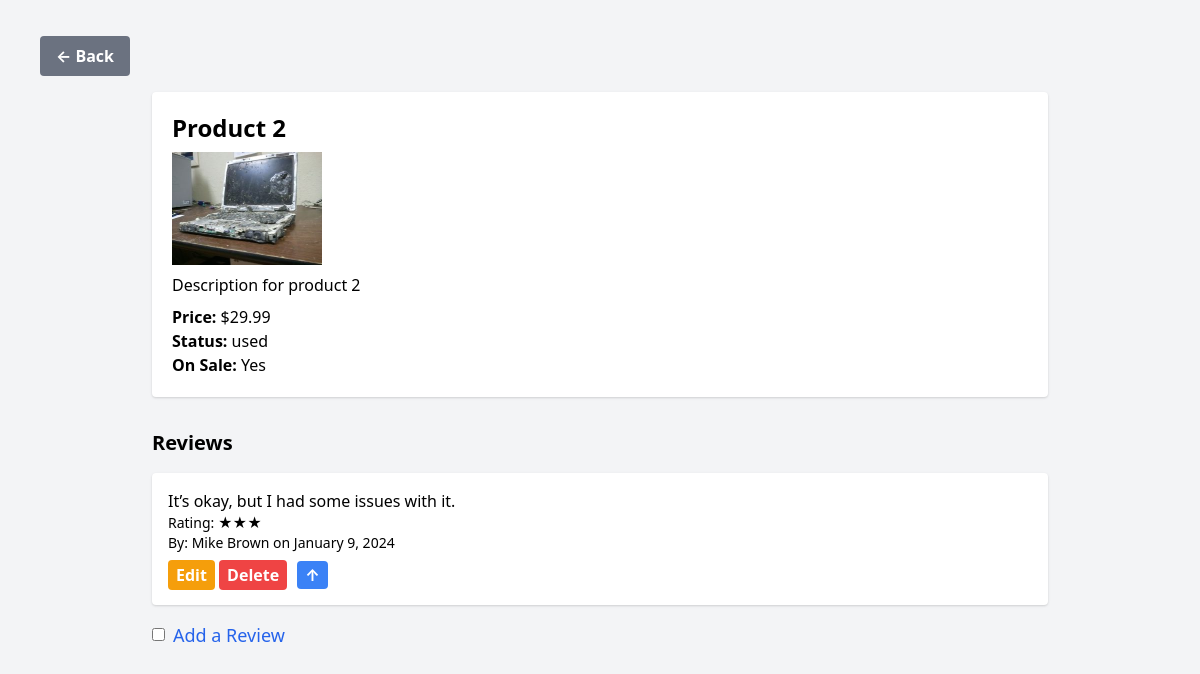
Page /src/public/product.php?id=2 on the committed database.
### tables this page shows
CREATE TABLE IF NOT EXISTS products (
  id INT AUTO_INCREMENT PRIMARY KEY,
  title VARCHAR(255) NOT NULL,
  description TEXT,
  price DECIMAL(10, 2) NOT NULL,
  photo VARCHAR(255),
  status VARCHAR(50),
  on_sale BOOLEAN DEFAULT FALSE
);

CREATE TABLE reviews (
    id INT AUTO_INCREMENT PRIMARY KEY,
    product_id INT,
    rating TINYINT NOT NULL,
    first_name VARCHAR(255) NOT NULL,
    last_name VARCHAR(255) NOT NULL,
    comment TEXT,
    date TIMESTAMP DEFAULT CURRENT_TIMESTAMP,
    FOREIGN KEY (product_id) REFERENCES products(id)
);

### src/public/product.php (called while the page is built, shortened)
<?php
require dirname(__DIR__) . DIRECTORY_SEPARATOR . 'app' . DIRECTORY_SEPARATOR . 'App.php';
$productID = $_GET['id'] ?? null;
$product = getProductDetailsPDO($productID);
$reviews = getReviewsForProduct($productID);
require dirname(__DIR__) . '/views/product.php';

### src/app/App.php (called while the page is built, shortened)
<?php
function getConnectionPDO(): PDO {
    $dsn = "mysql:host=" . DB_HOST . ";dbname=" . DB_NAME;
    $options = [PDO::ATTR_DEFAULT_FETCH_MODE => PDO::FETCH_ASSOC];
    return new PDO($dsn, DB_USER, DB_PASS, $options);
}
function getProductDetailsPDO($productID): ?array {
    $pdo = getConnectionPDO();
    $stmt = $pdo->prepare("SELECT * FROM products WHERE id = :id");
    $stmt->bindValue(':id', $productID, PDO::PARAM_INT);
    $stmt->execute();
    return $stmt->fetch(PDO::FETCH_ASSOC) ?: null;
}
function getReviewsForProduct($productID): array {
    $pdo = getConnectionPDO();
    $stmt = $pdo->prepare("SELECT * FROM reviews WHERE product_id = :product_id ORDER BY date DESC");
    $stmt->bindValue(':product_id', $productID, PDO::PARAM_INT);
    $stmt->execute();
    return $stmt->fetchAll();
}

### src/views/product.php (the view, shortened to what this page needs)
<!doctype html>
<html lang="en">
<head>
    <link rel="stylesheet" href="/assets/dist/main.css" />
    <link href="https://cdn.jsdelivr.net/npm/tailwindcss@2.2.19/dist/tailwind.min.css" rel="stylesheet">
</head>
<body class="bg-gray-100 p-5">
    <div class="my-4 mx-5">
        <a href="index.php" class="inline-block bg-gray-500 hover:bg-gray-700 text-white font-bold py-2 px-4 rounded transition ease-in-out duration-150">
            ← Back
        </a>
    </div>
    <div class="max-w-4xl mx-auto bg-white p-5 rounded shadow">
        <h1 class="text-2xl font-bold"><?= htmlspecialchars($product['title']); ?></h1>
        <img src="<?=htmlspecialchars($product['photo']); ?>" alt="Product Image" class="my-2" width="150" height="200">
        <p><?= nl2br(htmlspecialchars($product['description'])); ?></p>
        <p class="mt-2"><strong>Price:</strong> $<?= htmlspecialchars($product['price']); ?></p>
        <p><strong>Status:</strong> <?= htmlspecialchars($product['status']); ?></p>
        <p><strong>On Sale:</strong> <?= $product['on_sale'] ? 'Yes' : 'No'; ?></p>
    </div>
    <div class="max-w-4xl mx-auto mt-8">
        <h2 class="text-xl font-semibold mb-4">Reviews</h2>
        <?php if (!empty($reviews)): ?>
            <?php foreach ($reviews as $review): ?>
                <div class="bg-white p-4 rounded shadow mb-4">
                    <p><?= nl2br(htmlspecialchars($review['comment'])); ?></p>
                    <p class="text-sm">Rating: <?= str_repeat('★', $review['rating']); ?></p>
                    <p class="text-sm">By: <?= htmlspecialchars($review['first_name']) . ' ' . htmlspecialchars($review['last_name']); ?> on <?= date('F j, Y', strtotime($review['date'])); ?></p>
                    <div class="mt-2">
                        <a href="edit_review.php?review_id=<?= $review['id']; ?>&product_id=<?= $product['id']; ?>" class="bg-yellow-500 hover:bg-yellow-700 text-white font-bold py-1 px-2 rounded">Edit</a>
                        <a href="delete_review.php?review_id=<?= $review['id']; ?>&product_id=<?= $product['id']; ?>" onclick="return confirm('Are you sure you want to delete this review?');" class="bg-red-500 hover:bg-red-700 text-white font-bold py-1 px-2 rounded">Delete</a>
                        <a href="#top" class="inline-block bg-blue-500 hover:bg-blue-700 text-white font-bold py-0.5 px-2 mx-1.5 rounded transition ease-in-out duration-150">↑</a>
                    </div>
                </div>
            <?php endforeach; ?>
        <?php else: ?>
            <p>No reviews yet.</p>
        <?php endif; ?>
        <div class="mt-4">
            <label for="toggleReview" class="inline-flex items-center cursor-pointer text-lg text-blue-600 hover:text-blue-800">
                <input type="checkbox" id="toggleReview" class="form-checkbox rounded text-blue-500 focus:ring-blue-500" onchange="document.getElementById('reviewForm').classList.toggle('hidden');">
                <span class="ml-2">Add a Review</span>
            </label>
        </div>
    </div>
</body>
</html>

### rows in the picture
products: title "Product 2", photo (picture), description "Description for product 2", price "29.99", status "used"
reviews: comment "It’s okay, but I had some issues with it.", rating "★★★", first_name "Mike", last_name "Brown", date "January 9, 2024"
